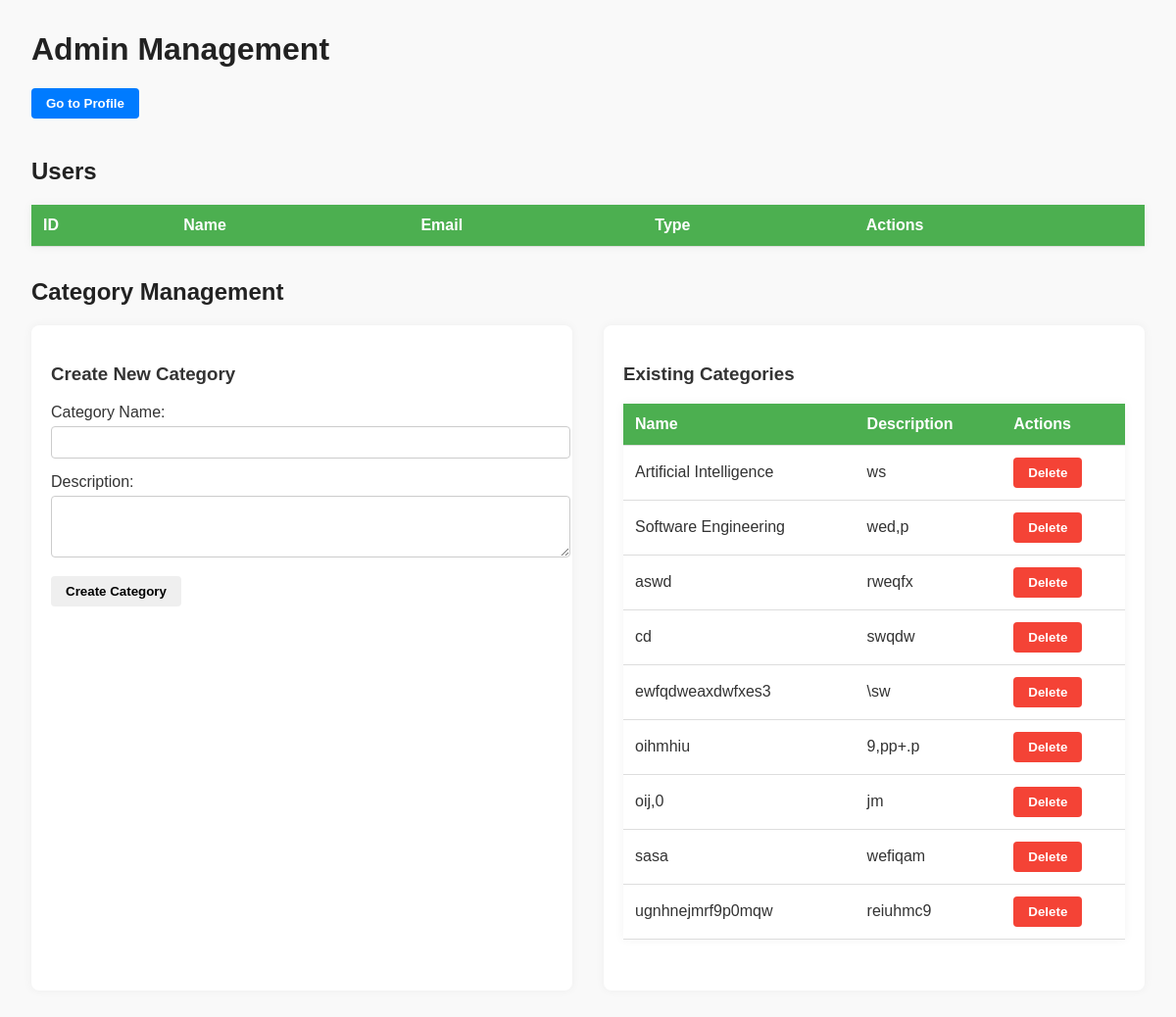
Page /Pages/admin_manage.php (signed in) on the earlier database version.
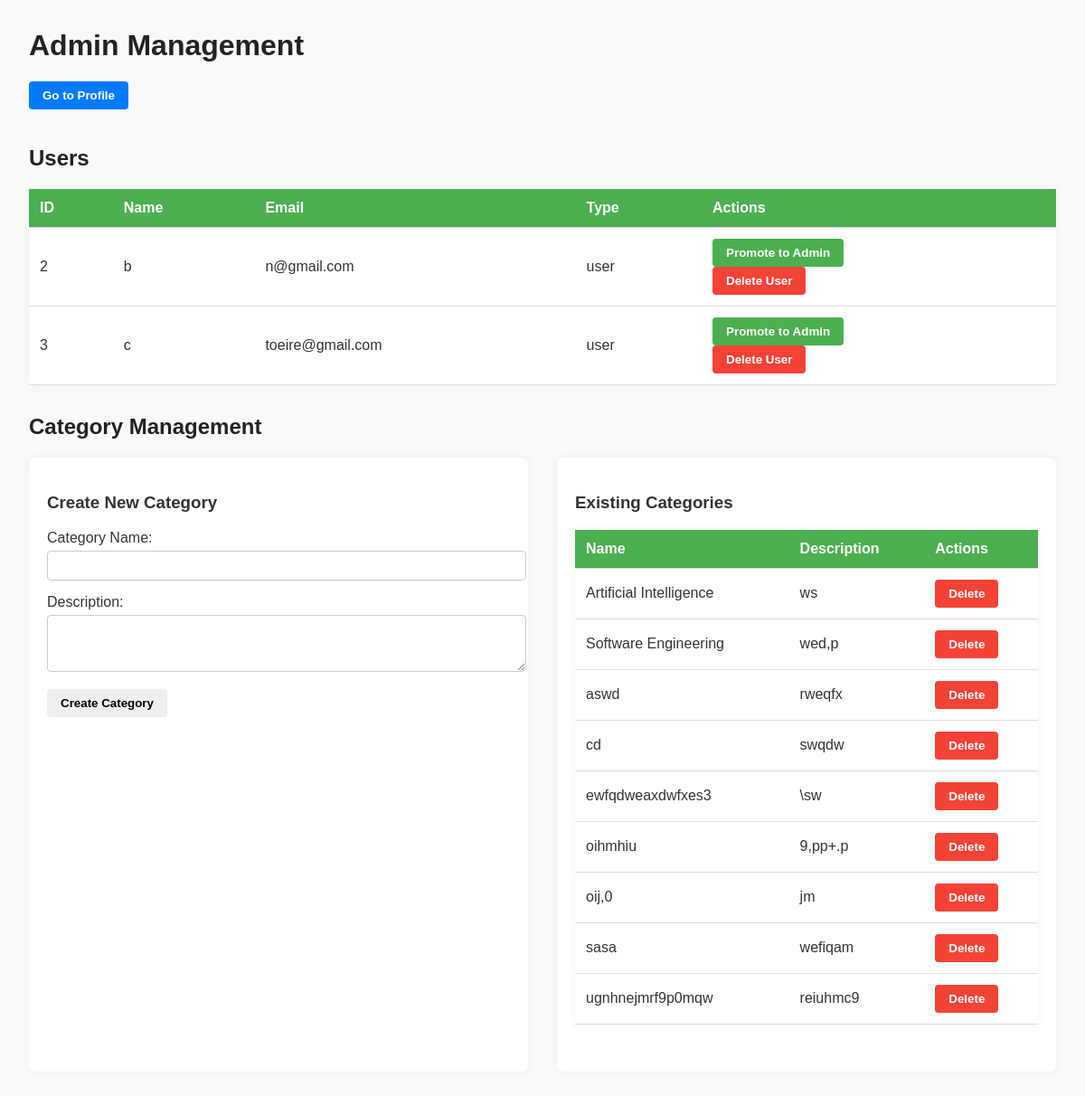
Same page on the later database version.
### tables this page shows
CREATE TABLE "Category" (
    id INTEGER PRIMARY KEY AUTOINCREMENT NOT NULL,
    name TEXT NOT NULL,
    description TEXT NOT NULL
);

CREATE TABLE "User" (
    id INTEGER PRIMARY KEY AUTOINCREMENT NOT NULL,
    name TEXT NOT NULL,
    email TEXT NOT NULL UNIQUE,
    password TEXT NOT NULL,
    created_at TEXT,
    level INTEGER NOT NULL DEFAULT 0,
    birth_date TEXT NOT NULL,
    profile_picture_id INTEGER,
    phone TEXT NOT NULL,
    nr_bank_account TEXT NOT NULL,
    address TEXT NOT NULL,
    rate INTEGER DEFAULT 0, 
    description TEXT DEFAULT '',
    user_type TEXT NOT NULL DEFAULT 'user',
    FOREIGN KEY (profile_picture_id) REFERENCES Images(id)
        ON DELETE SET NULL
    );

### Pages/admin_manage.php (the view, shortened to what this page needs)
<?php
$session = new Session();
$db = getDatabaseConnection();
$currentUser = User::getUser($db, $session->getId());
$stmt = $db->prepare('SELECT id, name, email, user_type FROM User WHERE id != ? ORDER BY name');
$stmt->execute([$currentUser->id]);
$users = $stmt->fetchAll(PDO::FETCH_ASSOC);
$stmt = $db->query('SELECT id, name, description FROM Category ORDER BY name');
$categories = $stmt->fetchAll(PDO::FETCH_ASSOC);
?>
<!DOCTYPE html>
<html lang="en">
<head>
</head>
<body>
<h1>Admin Management</h1>
<button onclick="window.location.href='profile.php'" style="background-color:#007BFF; color:white; margin-bottom:20px;">Go to Profile</button>
<h2>Users</h2>
<table>
  <thead>
    <tr><th>ID</th><th>Name</th><th>Email</th><th>Type</th><th>Actions</th></tr>
  </thead>
  <tbody>
    <?php foreach ($users as $user): ?>
      <tr>
        <td><?= $user['id'] ?></td>
        <td><?= htmlspecialchars($user['name']) ?></td>
        <td><?= htmlspecialchars($user['email']) ?></td>
        <td><?= htmlspecialchars($user['user_type']) ?></td>
        <td>
          <?php if ($user['user_type'] !== 'admin'): ?>
            <form method="POST" action="../Actions/Action_Admin_Manage.php">
              <button type="submit" class="btn promote-btn">Promote to Admin</button>
            </form>
          <?php endif; ?>
          <form method="POST" action="../Actions/Action_Admin_Manage.php" onsubmit="return confirm('Delete this user?');">
            <button type="submit" class="btn delete-btn">Delete User</button>
          </form>
        </td>
      </tr>
    <?php endforeach; ?>
  </tbody>
</table>
<h2>Category Management</h2>
<div class="form-section">
  <div class="form-box">
    <h3>Create New Category</h3>
    <form method="POST" action="../Actions/Action_Admin_Manage.php">
      <label>Category Name:
        <input type="text" name="new_category_name" required />
      </label>
      <label>Description:
        <textarea name="new_category_description" rows="3" required></textarea>
      </label>
      <button type="submit">Create Category</button>
    </form>
  </div>
  <div class="category-box">
    <h3>Existing Categories</h3>
    <table>
      <thead>
        <tr><th>Name</th><th>Description</th><th>Actions</th></tr>
      </thead>
      <tbody>
        <?php foreach ($categories as $cat): ?>
          <tr>
            <td><?= htmlspecialchars($cat['name']) ?></td>
            <td><?= htmlspecialchars($cat['description']) ?></td>
            <td class="category-actions">
              <form method="POST" action="../Actions/Action_Admin_Manage.php" style="display:inline;" onsubmit="return confirm('Delete this category?');">
                <button type="submit" class="btn delete-btn">Delete</button>
              </form>
            </td>
          </tr>
        <?php endforeach; ?>
      </tbody>
    </table>
  </div>
</div>
</body>
</html>

### Pages/admin_manage.php (style rules this page uses)
body { font-family: Arial, sans-serif; margin: 2rem; background: #f9f9f9; color: #333; }
h1, h2 { color: #222; }
button { padding: 8px 15px; border: none; border-radius: 4px; font-weight: bold; cursor: pointer; transition: background-color 0.3s ease; }
.btn { color: white; }
.promote-btn { background-color: #4CAF50; }
.delete-btn { background-color: #f44336; }
table { border-collapse: collapse; width: 100%; background: white; margin-bottom: 2rem; box-shadow: 0 0 10px rgba(0, 0, 0, 0.05); }
th, td { padding: 12px; border-bottom: 1px solid #ddd; text-align: left; }
th { background-color: #4CAF50; color: white; }
.form-section { display: flex; flex-wrap: wrap; gap: 2rem; }
.form-box, .category-box { background-color: white; padding: 20px; border-radius: 8px; box-shadow: 0 0 10px rgba(0,0,0,0.05); flex: 1 1 400px; }
input[type="text"], textarea { width: 100%; padding: 8px; margin-top: 5px; margin-bottom: 15px; border: 1px solid #ccc; border-radius: 4px; }
.category-actions form { display: inline; }

Differences in the rows shown:
added user: id "2", name "b", email "n@gmail.com", user_type "user"
added user: id "3", name "c", email "toeire@gmail.com", user_type "user"
